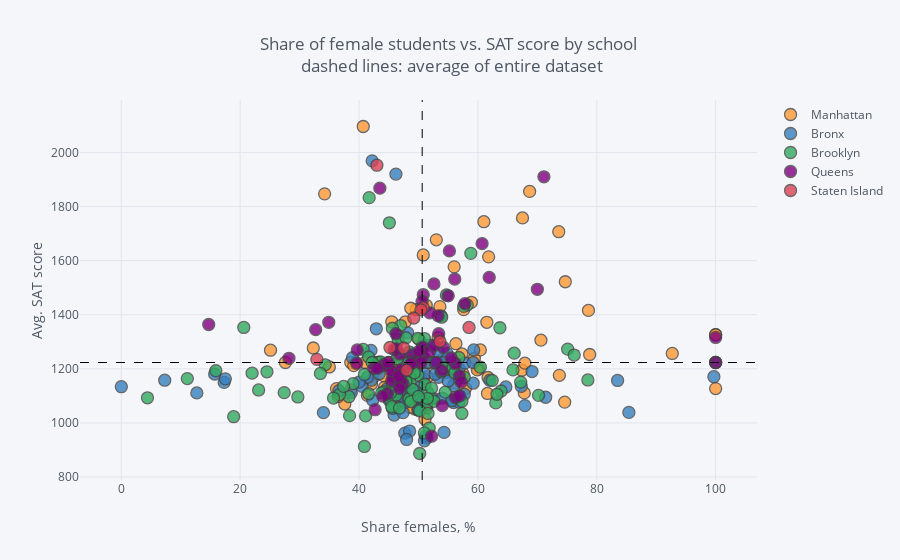

The notebook cell this image was saved under:
### Markdown cell above
In the plot above, we can see that a high percentage of females at a school positively correlates with SAT scores, whereas a high percentage of males at a school negatively correlates with SAT scores. Neither correlation is extremely strong.

### Code cell
import warnings
with warnings.catch_warnings(): # to catch FutureWarning about np.module being used in pandas
    warnings.filterwarnings("ignore",category=FutureWarning)
    combined.iplot(
        x='female_per',
        y='sat_score',
        categories='boro',
        text="SCHOOL NAME",
        vline= {"x":combined["female_per"].mean(),
                "color":"#000000",
                "dash": "dash"
               },
        hline={"y":combined["sat_score"].mean(),
               "color":"#000000",
               "dash": "dash"
              },
        xTitle='Share females, %',
        yTitle='Avg. SAT score',
        title='Share of female students vs. SAT score by school <br> dashed lines: average of entire dataset'
    )

### Figure 1 — Plotly figure (JSON) as saved in the notebook; plotly's stock layout.template omitted (floating-point values rounded to 4 significant figures)
{"data": [{"marker": {"color": "rgba(255, 153, 51, 1.0)", "line": {"width": 1.3}, "opacity": 0.8, "size": 12, "symbol": "circle"}, "mode": "markers", "name": "Manhattan", "text": ["HENRY STREET SCHOOL FOR INTERNATIONAL STUDIES", "UNIVERSITY NEIGHBORHOOD HIGH SCHOOL", "EAST SIDE COMMUNITY SCHOOL", "MARTA VALLE HIGH SCHOOL", "NEW EXPLORATIONS INTO SCIENCE, TECHNOLOGY AND MATH HIGH SCHOOL", "BARD HIGH SCHOOL EARLY COLLEGE", "47 THE AMERICAN SIGN LANGUAGE AND ENGLISH SECONDARY SCHOOL", "FOOD AND FINANCE HIGH SCHOOL", "ESSEX STREET ACADEMY", "HIGH SCHOOL OF HOSPITALITY MANAGEMENT", "PACE HIGH SCHOOL", "URBAN ASSEMBLY SCHOOL OF DESIGN AND CONSTRUCTION, THE", "FACING HISTORY SCHOOL, THE", "URBAN ASSEMBLY ACADEMY OF GOVERNMENT AND LAW, THE", "LOWER MANHATTAN ARTS ACADEMY", "URBAN ASSEMBLY SCHOOL OF BUSINESS FOR YOUNG WOMEN, THE", "GRAMERCY ARTS HIGH SCHOOL", "NYC ISCHOOL", "MANHATTAN BUSINESS ACADEMY", "BUSINESS OF SPORTS SCHOOL", "THE HIGH SCHOOL FOR LANGUAGE AND DIPLOMACY", "HIGH SCHOOL FOR ENVIRONMENTAL STUDIES", "PROFESSIONAL PERFORMING ARTS HIGH SCHOOL", "BARUCH COLLEGE CAMPUS HIGH SCHOOL", "N.Y.C. LAB SCHOOL FOR COLLABORATIVE STUDIES", "N.Y.C. MUSEUM SCHOOL", "ELEANOR ROOSEVELT HIGH SCHOOL", "MILLENNIUM HIGH SCHOOL", "LANDMARK HIGH SCHOOL", "HIGH SCHOOL FOR HEALTH PROFESSIONS AND HUMAN SERVICES", "LEADERSHIP AND PUBLIC SERVICE HIGH SCHOOL", "MANHATTAN ACADEMY FOR ARTS & LANGUAGE", "HUDSON HIGH SCHOOL OF LEARNING TECHNOLOGIES", "INTERNATIONAL HIGH SCHOOL AT UNION SQUARE", "MANHATTAN VILLAGE ACADEMY", "VANGUARD HIGH SCHOOL", "MANHATTAN INTERNATIONAL HIGH SCHOOL", "STUYVESANT HIGH SCHOOL", "HIGH SCHOOL OF ECONOMICS AND FINANCE", "UNITY CENTER FOR URBAN TECHNOLOGIES", "TALENT UNLIMITED HIGH SCHOOL", "MURRY BERGTRAUM HIGH SCHOOL FOR BUSINESS CAREERS", "JACQUELINE KENNEDY ONASSIS HIGH SCHOOL", "REPERTORY COMPANY HIGH SCHOOL FOR THEATRE ARTS", "MANHATTAN BRIDGES HIGH SCHOOL", "NEW DESIGN HIGH SCHOOL", "HIGH SCHOOL FOR DUAL LANGUAGE AND ASIAN STUDIES", "THE URBAN ASSEMBLY NEW YORK HARBOR SCHOOL", "RICHARD R. GREEN HIGH SCHOOL OF TEACHING", "THE HIGH SCHOOL OF FASHION INDUSTRIES", "HUMANITIES PREPARATORY ACADEMY", "CHELSEA CAREER AND TECHNICAL EDUCATION HIGH SCHOOL", "ART AND DESIGN HIGH SCHOOL", "LIFE SCIENCES SECONDARY SCHOOL", "HIGH SCHOOL FOR ARTS, IMAGINATION AND INQUIRY", "URBAN ASSEMBLY SCHOOL FOR MEDIA STUDIES, THE", "THE URBAN ASSEMBLY SCHOOL FOR GREEN CAREERS", "THE GLOBAL LEARNING COLLABORATIVE", "WADLEIGH SECONDARY SCHOOL FOR THE PERFORMING & VISUAL ARTS", "FRANK MCCOURT HIGH SCHOOL", "BEACON HIGH SCHOOL", "FIORELLO H. LAGUARDIA HIGH SCHOOL OF MUSIC & ART AND PERFORMING ARTS", "HIGH SCHOOL FOR LAW, ADVOCACY AND COMMUNITY JUSTICE", "HIGH SCHOOL OF ARTS AND TECHNOLOGY", "MANHATTAN / HUNTER SCIENCE HIGH SCHOOL", "FREDERICK DOUGLASS ACADEMY II SECONDARY SCHOOL", "COALITION SCHOOL FOR SOCIAL CHANGE", "MANHATTAN CENTER FOR SCIENCE AND MATHEMATICS", "PARK EAST HIGH SCHOOL", "CENTRAL PARK EAST HIGH SCHOOL", "YOUNG WOMEN'S LEADERSHIP SCHOOL", "YOUNG WOMEN'S LEADERSHIP SCHOOL", "HERITAGE SCHOOL, THE", "MOTT HALL HIGH SCHOOL", "COLUMBIA SECONDARY SCHOOL FOR MATH, SCIENCE, AND ENGINEERING", "ACADEMY FOR SOCIAL ACTION: A COLLEGE BOARD SCHOOL", "URBAN ASSEMBLY SCHOOL FOR THE PERFORMING ARTS", "FREDERICK DOUGLASS ACADEMY", "THURGOOD MARSHALL ACADEMY FOR LEARNING AND SOCIAL CHANGE", "HIGH SCHOOL FOR MATHEMATICS, SCIENCE AND ENGINEERING AT CITY COLLEGE", "CITY COLLEGE ACADEMY OF THE ARTS", "COMMUNITY HEALTH ACADEMY OF THE HEIGHTS", "WASHINGTON HEIGHTS EXPEDITIONARY LEARNING SCHOOL", "HIGH SCHOOL FOR EXCELLENCE AND INNOVATION", "HIGH SCHOOL FOR INTERNATIONAL BUSINESS AND FINANCE", "HIGH SCHOOL FOR MEDIA AND COMMUNICATIONS", "HIGH SCHOOL FOR LAW AND PUBLIC SERVICE", "HIGH SCHOOL FOR HEALTH CAREERS AND SCIENCES", "A. PHILIP RANDOLPH CAMPUS HIGH SCHOOL", "GREGORIO LUPERON HIGH SCHOOL FOR SCIENCE AND MATHEMATICS"], "textfont": {"color": "#4D5663"}, "type": "scatter", "x": [38.6, 42.6, 45.3, 53.7, 50.8, 68.7, 57.5, 55, 46.6, 67.8, 56.3, 25.1, 49.4, 56.1, 60.1, 100, 73.7, 51.3, 41, 27.6, 52, 49.6, 74.7, 56, 53, 57.6, 67.5, 61.8, 51.5, 70.6, 53.9, 45.1, 39.4, 38.6, 61.5, 53.8, 55.7, 40.7, 45.5, 37.6, 78.6, 50.9, 59.4, 78.8, 48.6, 61.7, 48.7, 39.1, 67.4, 92.7, 57.3, 35, 53.3, 48.4, 44.3, 42.1, 43.1, 48.6, 61.6, 53.4, 61, 73.6, 59.9, 32.3, 58.9, 45.8, 55.6, 53.6, 57.9, 67.9, 100, 100, 51.4, 46.5, 50.4, 51.3, 74.6, 47.8, 55.9, 34.2, 60.4, 47.7, 44.2, 47.2, 36.2, 36.5, 41.4, 47.3, 50.1, 51.1], "y": [1122, 1172, 1149, 1207, 1621, 1856, 1182, 1194, 1156, 1111, 1293, 1269, 1051, 1148, 1200, 1127, 1176, 1435, 1223.0, 1223.0, 1223.0, 1419, 1522, 1577, 1677, 1419, 1758, 1614, 1170, 1306, 1233, 1223.0, 1223.0, 1223.0, 1372, 1199, 1227, 2096, 1374, 1070, 1416, 1240, 1239, 1253, 1058, 1168, 1424, 1212, 1195, 1257, 1255, 1207, 1315, 1236, 1132, 1144, 1223.0, 1223.0, 1109, 1223.0, 1744, 1707, 1196, 1277, 1446, 1096, 1084, 1430, 1128, 1221, 1326, 1326, 1054, 1210, 1223.0, 1062, 1077, 1374, 1202, 1847, 1270, 1105, 1174, 1223.0, 1127, 1098, 1102, 1224, 1309, 1014]}, {"marker": {"color": "rgba(55, 128, 191, 1.0)", "line": {"width": 1.3}, "opacity": 0.8, "size": 12, "symbol": "circle"}, "mode": "markers", "name": "Bronx", "text": ["SOUTH BRONX PREPARATORY: A COLLEGE BOARD SCHOOL", "INTERNATIONAL COMMUNITY HIGH SCHOOL", "COMMUNITY SCHOOL FOR SOCIAL JUSTICE", "MOTT HAVEN VILLAGE PREPARATORY HIGH SCHOOL", "UNIVERSITY HEIGHTS SECONDARY SCHOOL", "HOSTOSsLINCOLN ACADEMY OF SCIENCE", "FOREIGN LANGUAGE ACADEMY OF GLOBAL STUDIES", "BRONX LEADERSHIP ACADEMY II HIGH SCHOOL", "NEW EXPLORERS HIGH SCHOOL", "URBAN ASSEMBLY SCHOOL FOR CAREERS IN SPORTS", "BRONX ACADEMY OF LETTERS", "ALFRED E. SMITH CAREER AND TECHNICAL EDUCATION HIGH SCHOOL", "HEALTH OPPORTUNITIES HIGH SCHOOL", "BRONX STUDIO SCHOOL FOR WRITERS AND ARTISTS", "WOMEN'S ACADEMY OF EXCELLENCE", "RENAISSANCE HIGH SCHOOL FOR MUSICAL THEATER & TECHNOLOGY", "PABLO NERUDA ACADEMY FOR ARCHITECTURE AND WORLD STUDIES", "MILLENNIUM ART ACADEMY", "HOLCOMBE L. RUCKER SCHOOL OF COMMUNITY RESEARCH", "ANTONIA PANTOJA PREPARATORY ACADEMY, A COLLEGE BOARD SCHOOL", "HERBERT H. LEHMAN HIGH SCHOOL", "BRONX BRIDGES HIGH SCHOOL", "FELISA RINCON DE GAUTIER INSTITUTE FOR LAW AND PUBLIC POLICY, THE", "BANANA KELLY HIGH SCHOOL", "BRONX EXPEDITIONARY LEARNING HIGH SCHOOL", "EAGLE ACADEMY FOR YOUNG MEN", "URBAN ASSEMBLY SCHOOL FOR APPLIED MATH AND SCIENCE, THE", "EXIMIUS COLLEGE PREPARATORY ACADEMY: A COLLEGE BOARD SCHOOL", "MOTT HALL BRONX HIGH SCHOOL", "BRONX CENTER FOR SCIENCE AND MATHEMATICS", "VALIDUS PREPARATORY ACADEMY: AN EXPEDITIONARY LEARNING SCHOOL", "LEADERSHIP INSTITUTE", "MORRIS ACADEMY FOR COLLABORATIVE STUDIES", "BRONX EARLY COLLEGE ACADEMY FOR TEACHING & LEARNING", "DREAMYARD PREPARATORY SCHOOL", "ACADEMY FOR LANGUAGE AND TECHNOLOGY", "BRONX INTERNATIONAL HIGH SCHOOL", "SCHOOL FOR EXCELLENCE", "BRONX HIGH SCHOOL OF BUSINESS", "BRONX HIGH SCHOOL FOR MEDICAL SCIENCE", "BRONX SCHOOL FOR LAW, GOVERNMENT AND JUSTICE", "FREDERICK DOUGLASS ACADEMY III SECONDARY SCHOOL", "BRONX LEADERSHIP ACADEMY HIGH SCHOOL", "HIGH SCHOOL FOR VIOLIN AND DANCE", "RIVERDALE / KINGSBRIDGE ACADEMY (MIDDLE SCHOOL / HIGH SCHOOL 141)", "BRONX ENGINEERING AND TECHNOLOGY ACADEMY", "THEATRE ARTS PRODUCTION COMPANY SCHOOL", "THE MARIE CURIE SCHOOL FOR MEDICINE, NURSING, AND HEALTH PROFESSIONS", "WEST BRONX ACADEMY FOR THE FUTURE", "KINGSBRIDGE INTERNATIONAL HIGH SCHOOL", "BRONX SCHOOL OF LAW AND FINANCE", "INTERNATIONAL SCHOOL FOR LIBERAL ARTS", "INsTECH ACADEMY (M.S. / HIGH SCHOOL 368)", "KNOWLEDGE AND POWER PREPARATORY ACADEMY INTERNATIONAL HIGH SCHOOL (KAPPA)", "HIGH SCHOOL FOR TEACHING AND THE PROFESSIONS", "BELMONT PREPARATORY HIGH SCHOOL", "FORDHAM HIGH SCHOOL FOR THE ARTS", "FORDHAM LEADERSHIP ACADEMY FOR BUSINESS AND TECHNOLOGY", "BRONX HIGH SCHOOL FOR LAW AND COMMUNITY SERVICE", "DEWITT CLINTON HIGH SCHOOL", "CELIA CRUZ BRONX HIGH SCHOOL OF MUSIC, THE", "BRONX HIGH SCHOOL OF SCIENCE", "MARBLE HILL HIGH SCHOOL FOR INTERNATIONAL STUDIES", "BRONX THEATRE HIGH SCHOOL", "DISCOVERY HIGH SCHOOL", "HIGH SCHOOL OF AMERICAN STUDIES AT LEHMAN COLLEGE", "BRONX HEALTH SCIENCES HIGH SCHOOL", "BRONX HIGH SCHOOL FOR WRITING AND COMMUNICATION ARTS", "BRONX LAB SCHOOL", "ACADEMY FOR SCHOLARSHIP AND ENTREPRENEURSHIP: A COLLEGE BOARD SCHOOL", "HIGH SCHOOL OF COMPUTERS AND TECHNOLOGY", "COLLEGIATE INSTITUTE FOR MATH AND SCIENCE", "BRONX ACADEMY OF HEALTH CAREERS", "ASTOR COLLEGIATE ACADEMY", "BRONX HIGH SCHOOL FOR THE VISUAL ARTS", "HARRY S TRUMAN HIGH SCHOOL", "NEW WORLD HIGH SCHOOL", "THE BRONXWOOD PREPARATORY ACADEMY", "PELHAM PREPARATORY ACADEMY", "HIGH SCHOOL FOR CONTEMPORARY ARTS", "BRONX AEROSPACE HIGH SCHOOL", "METROPOLITAN HIGH SCHOOL, THE", "EXPLORATIONS ACADEMY", "BRONX LATIN", "EAST BRONX ACADEMY FOR THE FUTURE", "PEACE AND DIVERSITY ACADEMY", "PAN AMERICAN INTERNATIONAL HIGH SCHOOL AT MONROE", "THE CINEMA SCHOOL", "BRONX CAREER AND COLLEGE PREPARATORY HIGH SCHOOL", "HIGH SCHOOL OF WORLD CULTURES", "FANNIE LOU HAMER FREEDOM HIGH SCHOOL", "WINGS ACADEMY", "MONROE ACADEMY FOR VISUAL ARTS & DESIGN"], "textfont": {"color": "#4D5663"}, "type": "scatter", "x": [52.6, 51.4, 50.8, 49.9, 56.8, 54.8, 54.7, 46, 42.3, 15.7, 55.5, 7.3, 71.4, 56, 99.7, 62, 34, 50.8, 50.8, 53, 38.9, 47.7, 57, 50.1, 49.9, 0, 50.7, 53.4, 54, 53.8, 55.9, 47.8, 46.2, 51.5, 55.9, 51.2, 54.3, 47.7, 45.1, 57.8, 54.1, 48.5, 56.7, 85.4, 48.2, 17.3, 69.1, 83.5, 42.1, 47.7, 43.4, 51, 51.1, 52.8, 57.7, 52.8, 56.8, 36.6, 55.6, 48.9, 59.3, 42.2, 53.3, 67.9, 47.6, 46.2, 64.7, 59.2, 40.5, 48, 12.7, 42.9, 67.3, 41.4, 42, 40, 50, 38.7, 51.9, 44.7, 17.5, 46, 49.2, 50.2, 47, 55, 48.5, 59.2, 55.7, 48, 45.9, 46.3, 47.4], "y": [1090, 945, 1077, 1097, 1201, 1257, 1186, 1103, 1084, 1181, 1201, 1158, 1095, 1223.0, 1171, 1158, 1038, 1164, 1084, 1223.0, 1241, 1223.0, 1099, 1131, 1049, 1134, 1290, 1169, 1092, 1396, 1075, 1081, 1148, 1223.0, 1138, 951, 965, 1074, 1083, 1221, 1224, 1121, 1166, 1039, 1333, 1150, 1190, 1157, 1158, 962, 1182, 934, 1181, 1180, 1106, 1222, 1077, 1119, 1082, 1255, 1270, 1969, 1263, 1064, 1115, 1920, 1133, 1147, 1135, 1141, 1111, 1348, 1135, 1169, 1268, 1151, 1048, 1112, 1288, 1126, 1163, 1055, 1122, 1251, 1102, 1155, 970, 1223.0, 1223.0, 939, 1029, 1114, 1038]}, {"marker": {"color": "rgba(50, 171, 96, 1.0)", "line": {"width": 1.3}, "opacity": 0.8, "size": 12, "symbol": "circle"}, "mode": "markers", "name": "Brooklyn", "text": ["DR. SUSAN S. MCKINNEY SECONDARY SCHOOL OF THE ARTS", "URBAN ASSEMBLY HIGH SCHOOL OF MUSIC AND ART", "BROOKLYN COMMUNITY HIGH SCHOOL OF COMMUNICATION, ARTS AND MEDIA", "SCIENCE SKILLS CENTER HIGH SCHOOL FOR SCIENCE, TECHNOLOGY AND THE CREATIVE ARTS", "BROOKLYN TECHNICAL HIGH SCHOOL", "BROOKLYN INTERNATIONAL HIGH SCHOOL", "THE URBAN ASSEMBLY SCHOOL FOR LAW AND JUSTICE", "ACORN COMMUNITY HIGH SCHOOL", "URBAN ASSEMBLY INSTITUTE OF MATH AND SCIENCE FOR YOUNG WOMEN", "BEDFORD ACADEMY HIGH SCHOOL", "GEORGE WESTINGHOUSE CAREER AND TECHNICAL EDUCATION HIGH SCHOOL", "BENJAMIN BANNEKER ACADEMY", "CITY POLYTECHNIC HIGH SCHOOL OF ENGINEERING, ARCHITECTURE, AND TECHNOLOGY", "JUAN MOREL CAMPOS SECONDARY SCHOOL", "FOUNDATIONS ACADEMY", "BROOKLYN LATIN SCHOOL, THE", "GREEN SCHOOL: AN ACADEMY FOR ENVIRONMENTAL CAREERS", "PROGRESS HIGH SCHOOL FOR PROFESSIONAL CAREERS", "SCHOOL FOR LEGAL STUDIES", "THE HIGH SCHOOL FOR ENTERPRISE, BUSINESS AND TECHNOLOGY", "BROOKLYN PREPARATORY HIGH SCHOOL", "WILLIAMSBURG HIGH SCHOOL FOR ARCHITECTURE AND DESIGN", "WILLIAMSBURG PREPARATORY SCHOOL", "LYONS COMMUNITY SCHOOL", "AUTOMOTIVE HIGH SCHOOL", "FRANCES PERKINS ACADEMY", "EL PUENTE ACADEMY FOR PEACE AND JUSTICE", "BROOKLYN SCHOOL FOR GLOBAL STUDIES", "BROOKLYN SECONDARY SCHOOL FOR COLLABORATIVE STUDIES", "SECONDARY SCHOOL FOR LAW", "SECONDARY SCHOOL FOR JOURNALISM", "PARK SLOPE COLLEGIATE", "SCHOOL FOR INTERNATIONAL STUDIES", "COBBLE HILL SCHOOL OF AMERICAN STUDIES", "BROOKLYN HIGH SCHOOL OF THE ARTS", "SUNSET PARK HIGH SCHOOL", "FREDERICK DOUGLASS ACADEMY IV SECONDARY SCHOOL", "BOYS AND GIRLS HIGH SCHOOL", "BROOKLYN HIGH SCHOOL FOR LAW AND TECHNOLOGY", "THE BROOKLYN ACADEMY OF GLOBAL FINANCE", "ACADEMY FOR COLLEGE PREPARATION AND CAREER EXPLORATION: A COLLEGE BOARD SCHOOL", "ACADEMY OF HOSPITALITY AND TOURISM", "INTERNATIONAL HIGH SCHOOL AT PROSPECT HEIGHTS", "THE HIGH SCHOOL FOR GLOBAL CITIZENSHIP", "SCHOOL FOR HUMAN RIGHTS, THE", "SCHOOL FOR DEMOCRACY AND LEADERSHIP", "HIGH SCHOOL FOR YOUTH AND COMMUNITY DEVELOPMENT AT ERASMUS", "HIGH SCHOOL FOR SERVICE & LEARNING AT ERASMUS", "SCIENCE, TECHNOLOGY AND RESEARCH EARLY COLLEGE HIGH SCHOOL AT ERASMUS", "HIGH SCHOOL FOR PUBLIC SERVICE: HEROES OF TOMORROW", "BROOKLYN ACADEMY OF SCIENCE AND THE ENVIRONMENT", "BROOKLYN SCHOOL FOR MUSIC & THEATRE", "MEDGAR EVERS COLLEGE PREPARATORY SCHOOL", "CLARA BARTON HIGH SCHOOL", "IT TAKES A VILLAGE ACADEMY", "BROOKLYN GENERATION SCHOOL", "BROOKLYN THEATRE ARTS HIGH SCHOOL", "KURT HAHN EXPEDITIONARY LEARNING SCHOOL", "VICTORY COLLEGIATE HIGH SCHOOL", "ARTS & MEDIA PREPARATORY ACADEMY", "HIGH SCHOOL FOR INNOVATION IN ADVERTISING AND MEDIA", "CULTURAL ACADEMY FOR THE ARTS AND SCIENCES", "HIGH SCHOOL FOR MEDICAL PROFESSIONS", "ACADEMY FOR CONSERVATION AND THE ENVIRONMENT", "URBAN ACTION ACADEMY", "EAST NEW YORK FAMILY ACADEMY", "FDNY HIGH SCHOOL FOR FIRE AND LIFE SAFETY", "HIGH SCHOOL FOR CIVIL RIGHTS", "PERFORMING ARTS AND TECHNOLOGY HIGH SCHOOL", "WORLD ACADEMY FOR TOTAL COMMUNITY HEALTH HIGH SCHOOL", "MULTICULTURAL HIGH SCHOOL", "TRANSIT TECH CAREER AND TECHNICAL EDUCATION HIGH SCHOOL", "ACADEMY OF INNOVATIVE TECHNOLOGY", "BROOKLYN LAB SCHOOL", "CYPRESS HILLS COLLEGIATE PREPARATORY SCHOOL", "W. H. MAXWELL CAREER AND TECHNICAL EDUCATION HIGH SCHOOL", "THE SCHOOL FOR CLASSICS: AN ACADEMY OF THINKERS, WRITERS AND PERFORMERS", "NEW UTRECHT HIGH SCHOOL", "HIGH SCHOOL OF TELECOMMUNICATION ARTS AND TECHNOLOGY", "FORT HAMILTON HIGH SCHOOL", "FRANKLIN DELANO ROOSEVELT HIGH SCHOOL", "THE URBAN ASSEMBLY SCHOOL FOR CRIMINAL JUSTICE", "INTERNATIONAL HIGH SCHOOL AT LAFAYETTE", "RACHEL CARSON HIGH SCHOOL FOR COASTAL STUDIES", "HIGH SCHOOL OF SPORTS MANAGEMENT", "ABRAHAM LINCOLN HIGH SCHOOL", "KINGSBOROUGH EARLY COLLEGE SCHOOL", "EDWARD R. MURROW HIGH SCHOOL", "JOHN DEWEY HIGH SCHOOL", "LIFE ACADEMY HIGH SCHOOL FOR FILM AND MUSIC", "EXPEDITIONARY LEARNING SCHOOL FOR COMMUNITY LEADERS", "WILLIAM E. GRADY CAREER AND TECHNICAL EDUCATION HIGH SCHOOL", "BROOKLYN STUDIO SECONDARY SCHOOL", "MIDWOOD HIGH SCHOOL", "JAMES MADISON HIGH SCHOOL", "LEON M. GOLDSTEIN HIGH SCHOOL FOR THE SCIENCES", "BROOKLYN COLLEGE ACADEMY", "BROOKLYN COLLEGIATE: A COLLEGE BOARD SCHOOL", "FREDERICK DOUGLASS ACADEMY VII HIGH SCHOOL", "TEACHERS PREPARATORY HIGH SCHOOL", "ACADEMY FOR ENVIRONMENTAL LEADERSHIP", "EBC HIGH SCHOOL FOR PUBLIC SERVICE–BUSHWICK", "BUSHWICK SCHOOL FOR SOCIAL JUSTICE", "ACADEMY OF URBAN PLANNING", "ALL CITY LEADERSHIP SECONDARY SCHOOL", "BUSHWICK LEADERS HIGH SCHOOL FOR ACADEMIC EXCELLENCE"], "textfont": {"color": "#4D5663"}, "type": "scatter", "x": [63, 57.3, 54.5, 43.9, 41.7, 51.8, 60.4, 44.2, 100, 51, 24.5, 53.9, 20.6, 45.3, 43.3, 45.1, 53.8, 51.5, 54.2, 34.3, 52.2, 27.4, 49, 46.3, 4.4, 23.1, 57.3, 43.8, 40.9, 55.8, 57.7, 47.2, 49.2, 56.1, 66.1, 49.3, 51.3, 38.3, 48.4, 48.4, 46.2, 50.2, 40.9, 49.9, 48.4, 48, 38.4, 36.7, 47, 75.1, 45.6, 67.2, 58.2, 76.2, 51, 39, 63.9, 35.7, 51.1, 52.6, 33.5, 48.5, 78.5, 45.3, 37.4, 56.8, 18.9, 45.6, 48.6, 63.2, 50.2, 15.9, 29.7, 41.6, 52.2, 70.2, 62.4, 40.7, 46.5, 46.6, 41.6, 100, 41.1, 46.4, 11.1, 43.6, 42.2, 57.6, 48.5, 49, 48.7, 22, 49.9, 54.7, 45.6, 58.8, 63.7, 49.3, 51.5, 65.9, 50, 47.9, 51.6, 45.5, 47.9, 46.8], "y": [1074, 1080, 1114, 1211, 1833, 981, 1206, 1116, 1223.0, 1312, 1189, 1391, 1353, 1085, 1223.0, 1740, 1189, 1114, 1204, 1215, 1090, 1112, 1187, 1103, 1093, 1122, 1035, 1111, 1179, 1203, 1169, 1175, 1212, 1185, 1258, 1223.0, 1068, 1097, 1092, 1223.0, 1139, 1045, 913, 1176, 1088, 1153, 1027, 1105, 1360, 1273, 1143, 1151, 1436, 1251, 963, 1145, 1118, 1092, 1143, 1080, 1183, 1169, 1159, 1111, 1135, 1242, 1023, 1054, 1149, 1106, 887, 1193, 1096, 1108, 1129, 1102, 1157, 1272, 1323, 1306, 1244, 1223.0, 1026, 1237, 1164, 1226, 1223.0, 1431, 1262, 1124, 1079, 1184, 1313, 1473, 1350, 1627, 1352, 1185, 1091, 1196, 1098, 1154, 1035, 1060, 1315, 1055]}, {"marker": {"color": "rgba(128, 0, 128, 1.0)", "line": {"width": 1.3}, "opacity": 0.8, "size": 12, "symbol": "circle"}, "mode": "markers", "name": "Queens", "text": ["ACADEMY OF FINANCE AND ENTERPRISE", "HIGH SCHOOL OF APPLIED COMMUNICATION", "CIVIC LEADERSHIP ACADEMY", "PAN AMERICAN INTERNATIONAL HIGH SCHOOL", "BARD HIGH SCHOOL EARLY COLLEGE II", "NEWTOWN HIGH SCHOOL", "GROVER CLEVELAND HIGH SCHOOL", "MIDDLE COLLEGE HIGH SCHOOL AT LAGUARDIA COMMUNITY COLLEGE", "INTERNATIONAL HIGH SCHOOL AT LAGUARDIA COMMUNITY COLLEGE", "HIGH SCHOOL FOR ARTS AND BUSINESS", "ROBERT F. WAGNER, JR. SECONDARY SCHOOL FOR ARTS AND TECHNOLOGY", "QUEENS VOCATIONAL AND TECHNICAL HIGH SCHOOL", "AVIATION CAREER & TECHNICAL EDUCATION HIGH SCHOOL", "QUEENS SCHOOL OF INQUIRY, THE", "FLUSHING INTERNATIONAL HIGH SCHOOL", "EASTsWEST SCHOOL OF INTERNATIONAL STUDIES", "WORLD JOURNALISM PREPARATORY: A COLLEGE BOARD SCHOOL", "JOHN BOWNE HIGH SCHOOL", "FLUSHING HIGH SCHOOL", "TOWNSEND HARRIS HIGH SCHOOL", "ROBERT F. KENNEDY COMMUNITY HIGH SCHOOL", "BENJAMIN N. CARDOZO HIGH SCHOOL", "FRANCIS LEWIS HIGH SCHOOL", "MARTIN VAN BUREN HIGH SCHOOL", "BAYSIDE HIGH SCHOOL", "QUEENS HIGH SCHOOL OF TEACHING, LIBERAL ARTS AND THE SCIENCES", "FREDERICK DOUGLASS ACADEMY VI HIGH SCHOOL", "CHANNEL VIEW SCHOOL FOR RESEARCH", "QUEENS HIGH SCHOOL FOR INFORMATION, RESEARCH, AND TECHNOLOGY", "ROBERT H. GODDARD HIGH SCHOOL OF COMMUNICATION ARTS AND TECHNOLOGY", "ACADEMY OF MEDICAL TECHNOLOGY: A COLLEGE BOARD SCHOOL", "SCHOLARS' ACADEMY", "AUGUST MARTIN HIGH SCHOOL", "RICHMOND HILL HIGH SCHOOL", "JOHN ADAMS HIGH SCHOOL", "HIGH SCHOOL FOR CONSTRUCTION TRADES, ENGINEERING AND ARCHITECTURE", "YORK EARLY COLLEGE ACADEMY", "QUEENS COLLEGIATE: A COLLEGE BOARD SCHOOL", "HILLSIDE ARTS & LETTERS ACADEMY", "FOREST HILLS HIGH SCHOOL", "HILLCREST HIGH SCHOOL", "THOMAS A. EDISON CAREER AND TECHNICAL EDUCATION HIGH SCHOOL", "QUEENS GATEWAY TO HEALTH SCIENCES SECONDARY SCHOOL", "QUEENS METROPOLITAN HIGH SCHOOL", "QUEENS HIGH SCHOOL FOR THE SCIENCES AT YORK COLLEGE", "HIGH SCHOOL FOR LAW ENFORCEMENT AND PUBLIC SAFETY", "YOUNG WOMEN'S LEADERSHIP SCHOOL, QUEENS", "QUEENS PREPARATORY ACADEMY", "PATHWAYS COLLEGE PREPARATORY SCHOOL: A COLLEGE BOARD SCHOOL", "EXCELSIOR PREPARATORY HIGH SCHOOL", "GEORGE WASHINGTON CARVER HIGH SCHOOL FOR THE SCIENCES", "PREPARATORY ACADEMY FOR WRITERS: A COLLEGE BOARD SCHOOL", "CAMBRIA HEIGHTS ACADEMY", "MATHEMATICS, SCIENCE RESEARCH AND TECHNOLOGY MAGNET HIGH SCHOOL", "HUMANITIES & ARTS MAGNET HIGH SCHOOL", "YOUNG WOMEN'S LEADERSHIP SCHOOL, ASTORIA", "ACADEMY FOR CAREERS IN TELEVISION AND FILM", "WILLIAM CULLEN BRYANT HIGH SCHOOL", "LONG ISLAND CITY HIGH SCHOOL", "FRANK SINATRA SCHOOL OF THE ARTS HIGH SCHOOL", "INFORMATION TECHNOLOGY HIGH SCHOOL", "NEWCOMERS HIGH SCHOOL", "ACADEMY OF AMERICAN STUDIES", "BACCALAUREATE SCHOOL FOR GLOBAL EDUCATION"], "textfont": {"color": "#4D5663"}, "type": "scatter", "x": [50.7, 56.2, 55.5, 52.2, 60.7, 42.5, 45, 47.1, 54, 56.9, 53.4, 39.7, 14.7, 53.3, 42.7, 45.9, 57.8, 50.8, 44.2, 71.1, 46.2, 52.6, 50.8, 45.7, 50.6, 54.2, 47.4, 48.9, 45.5, 51.9, 56.2, 56.1, 44.8, 47, 45.5, 32.7, 48.9, 50.1, 53, 51.9, 53.9, 34.9, 61.9, 50.4, 43.5, 47, 100, 44, 46.7, 43.1, 52.7, 56.9, 44.9, 39.6, 57.2, 100, 46.8, 46.3, 48.7, 70, 28.2, 46.8, 55, 55.2], "y": [1280, 1219, 1240, 951, 1663, 1203, 1211, 1177, 1064, 1174, 1330, 1270, 1364, 1396, 1049, 1271, 1441, 1243, 1216, 1910, 1330, 1514, 1474, 1172, 1449, 1279, 1145, 1252, 1156, 1265, 1094, 1532, 1108, 1154, 1192, 1345, 1223.0, 1265, 1223.0, 1407, 1194, 1372, 1538, 1223.0, 1868, 1196, 1316, 1099, 1173, 1202, 1287, 1100, 1223.0, 1220, 1151, 1223.0, 1255, 1275, 1218, 1494, 1239, 1127, 1470, 1636]}, {"marker": {"color": "rgba(219, 64, 82, 1.0)", "line": {"width": 1.3}, "opacity": 0.8, "size": 12, "symbol": "circle"}, "mode": "markers", "name": "Staten Island", "text": ["CSI HIGH SCHOOL FOR INTERNATIONAL STUDIES", "GAYNOR MCCOWN EXPEDITIONARY LEARNING SCHOOL", "THE MICHAEL J. PETRIDES SCHOOL", "NEW DORP HIGH SCHOOL", "PORT RICHMOND HIGH SCHOOL", "CURTIS HIGH SCHOOL", "TOTTENVILLE HIGH SCHOOL", "SUSAN E. WAGNER HIGH SCHOOL", "RALPH R. MCKEE CAREER AND TECHNICAL EDUCATION HIGH SCHOOL", "STATEN ISLAND TECHNICAL HIGH SCHOOL"], "textfont": {"color": "#4D5663"}, "type": "scatter", "x": [58.5, 48, 50.8, 47.5, 45.2, 53.6, 50.4, 49.2, 32.9, 43], "y": [1353, 1195, 1426, 1277, 1279, 1301, 1418, 1388, 1235, 1953]}], "layout": {"legend": {"bgcolor": "#F5F6F9", "font": {"color": "#4D5663"}}, "paper_bgcolor": "#F5F6F9", "plot_bgcolor": "#F5F6F9", "shapes": [{"line": {"color": "#000000", "dash": "dash", "width": 1}, "type": "line", "x0": 0, "x1": 1, "xref": "paper", "y0": 1223.0, "y1": 1223.0, "yref": "y"}, {"line": {"color": "#000000", "dash": "dash", "width": 1}, "type": "line", "x0": 50.62, "x1": 50.62, "xref": "x", "y0": 0, "y1": 1, "yref": "paper"}], "title": "Share of female students vs. SAT score by school <br> dashed lines: average of entire dataset", "titlefont": {"color": "#4D5663"}, "xaxis": {"gridcolor": "#E1E5ED", "showgrid": true, "tickfont": {"color": "#4D5663"}, "title": "Share females, %", "titlefont": {"color": "#4D5663"}, "zerolinecolor": "#E1E5ED"}, "yaxis": {"gridcolor": "#E1E5ED", "showgrid": true, "tickfont": {"color": "#4D5663"}, "title": "Avg. SAT score", "titlefont": {"color": "#4D5663"}, "zerolinecolor": "#E1E5ED"}}}
